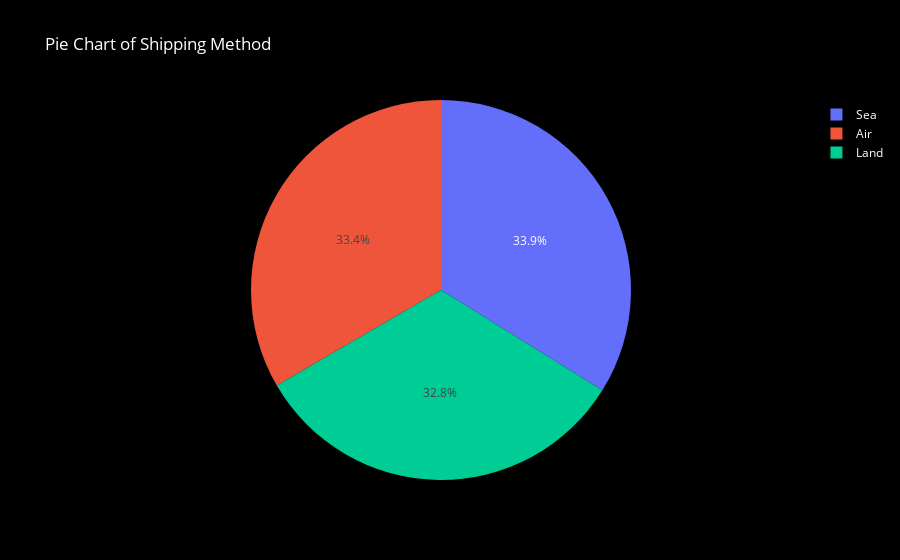

The notebook cell saved with this chart:
### Code cell
# Pie Chart for Shipping Method
fig = px.pie(df_uq, names='Shipping_Method', title='Pie Chart of Shipping Method')

# Update layout with black background and white font
fig.update_layout(
    paper_bgcolor="black", 
    font_color="white", 
    legend_font_color="white", 
    title_font_color="white"
)

# Display the plot
fig.show()

### Figure 1 — Plotly figure (JSON) as saved in the notebook; plotly's stock layout.template omitted (floating-point values rounded to 4 significant figures; data arrays with more than 128 entries replaced by an {"elided": "..."} marker saying what was removed)
{"data": [{"domain": {"x": [0, 1], "y": [0, 1]}, "hovertemplate": "Shipping_Method=%{label}<extra></extra>", "labels": {"elided": "3001 str values"}, "legendgroup": "", "name": "", "showlegend": true, "type": "pie"}], "layout": {"autosize": true, "font": {"color": "white"}, "legend": {"font": {"color": "white"}, "tracegroupgap": 0}, "paper_bgcolor": "black", "title": {"font": {"color": "white"}, "text": "Pie Chart of Shipping Method"}}}
